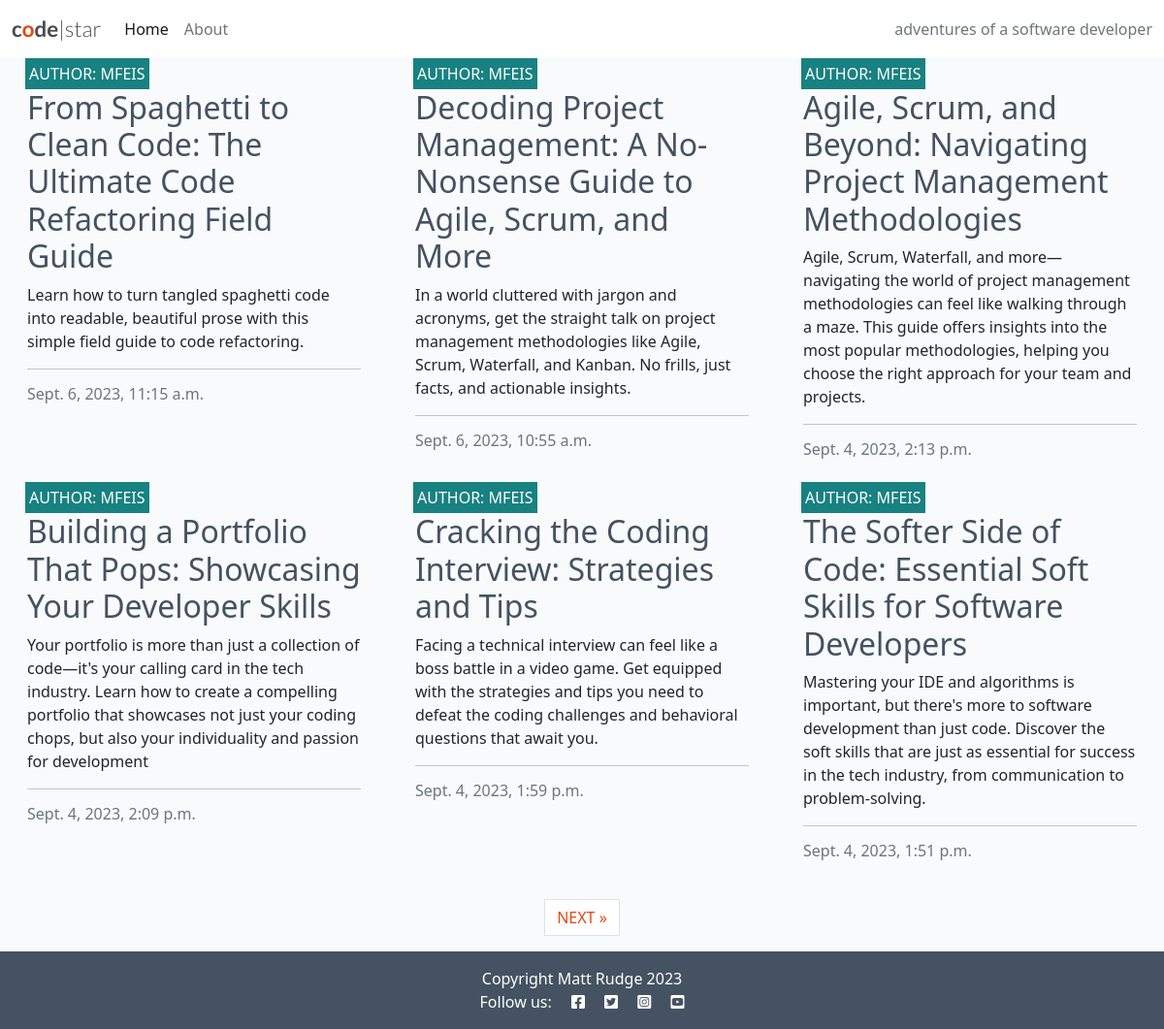
The page / on the database its author committed.
### blog/models.py (models this page shows, shortened)
class Post(models.Model):
    title = models.CharField(max_length=200, unique=True)
    slug = models.SlugField(max_length=200, unique=True)
    author = models.ForeignKey(
        User,
        on_delete=models.CASCADE,
        related_name="blog_posts"
    )
    content = models.TextField()
    created_on = models.DateTimeField(auto_now_add=True)
    status = models.IntegerField(choices=STATUS, default=0)
    excerpt = models.TextField(blank=True)
    updated_on = models.DateTimeField(auto_now=True)
    class Meta:
        ordering = ["-created_on"]

### blog/views.py (the view)
# urls.py: path("", views.PostList.as_view(), name="home"),
class PostList(generic.ListView):
    queryset = Post.objects.filter(status=1)
    template_name = "blog/index.html"
    paginate_by = 6

### blog/templates/blog/index.html (shortened to what this page needs)
{% extends "base.html" %}
{% block content %}
<div class="container-fluid">
    <div class="row">
        <div class="col-12 mt-3 left">
            <div class="row">
                {% for post in post_list %}
                <div class="col-md-4">
                    <div class="card mb-4">
                        <div class="card-body">
                            <div class="image-container">
                                <div class="image-flash">
                                    <p class="author">Author: {{ post.author }}</p>
                                </div>
                            </div>
                            <a href="{% url 'post_detail' post.slug %}" class="post-link">
                                <h2 class="card-title">{{ post.title }}</h2>
                            </a>
                            <p class="card-text">{{ post.excerpt }}</p>
                            <hr />
                            <p class="card-text text-muted h6">{{ post.created_on}}
                            </p>
                        </div>
                    </div>
                </div>
                {% if forloop.counter|divisibleby:3 %}
            </div>
            <div class="row">
                {% endif %}
                {% endfor %}
            </div>
        </div>
    </div>
    {% if is_paginated %}
    <nav aria-label="Page navigation">
        <ul class="pagination justify-content-center">
            {% if page_obj.has_next %}
            <li><a href="?page={{ page_obj.next_page_number }}" class="page-link"> NEXT &raquo;</a></li>
            {% endif %}
        </ul>
    </nav>
    {% endif %}
</div>
{% endblock %}
{% block copyright %}
Copyright Matt Rudge 2023
{% endblock %}

### static/css/style.css (style rules this page uses)
body { background-color: #F9FAFC; }
.main-bg { background-color: #F9FAFC; }
.card { border: none; background-color: transparent; }
.image-container { position: relative; }
.image-flash { position: absolute; bottom: 5%; min-width: 30%; left: -2px; background-color: #188181; }
.author { color: white; margin: 4px; text-transform: uppercase; }
.post-link { text-decoration: none; color: #445261; }
.post-link:hover, .page-link { color: #E84610; }

### rows shown on the page
Post: author "MFEIS", title "From Spaghetti to Clean Code: The Ultimate Code Refactoring Field Guide", excerpt "Learn how to turn tangled spaghetti code into readable, beautiful prose with this simple field guide to code refactoring.", created_on "Sept. 6, 2023, 11:15 a.m."
Post: author "MFEIS", title "Decoding Project Management: A No-Nonsense Guide to Agile, Scrum, and More", excerpt "In a world cluttered with jargon and acronyms, get the straight talk on project management methodologies like Agile, Scrum, Waterfall, and Kanban. No frills, just facts, and actionable insights.", created_on "Sept. 6, 2023, 10:55 a.m."
Post: author "MFEIS", title "Agile, Scrum, and Beyond: Navigating Project Management Methodologies", excerpt "Agile, Scrum, Waterfall, and more—navigating the world of project management methodologies can feel like walking through a maze. This guide offers insights into the most popular methodologies, helping you choose the right approach for your team and projects.", created_on "Sept. 4, 2023, 2:13 p.m."
Post: author "MFEIS", title "Building a Portfolio That Pops: Showcasing Your Developer Skills", excerpt "Your portfolio is more than just a collection of code—it's your calling card in the tech industry. Learn how to create a compelling portfolio that showcases not just your coding chops, but also your individuality and passion for development", created_on "Sept. 4, 2023, 2:09 p.m."
Post: author "MFEIS", title "Cracking the Coding Interview: Strategies and Tips", excerpt "Facing a technical interview can feel like a boss battle in a video game. Get equipped with the strategies and tips you need to defeat the coding challenges and behavioral questions that await you.", created_on "Sept. 4, 2023, 1:59 p.m."
Post: author "MFEIS", title "The Softer Side of Code: Essential Soft Skills for Software Developers", excerpt "Mastering your IDE and algorithms is important, but there's more to software development than just code. Discover the soft skills that are just as essential for success in the tech industry, from communication to problem-solving.", created_on "Sept. 4, 2023, 1:51 p.m."
